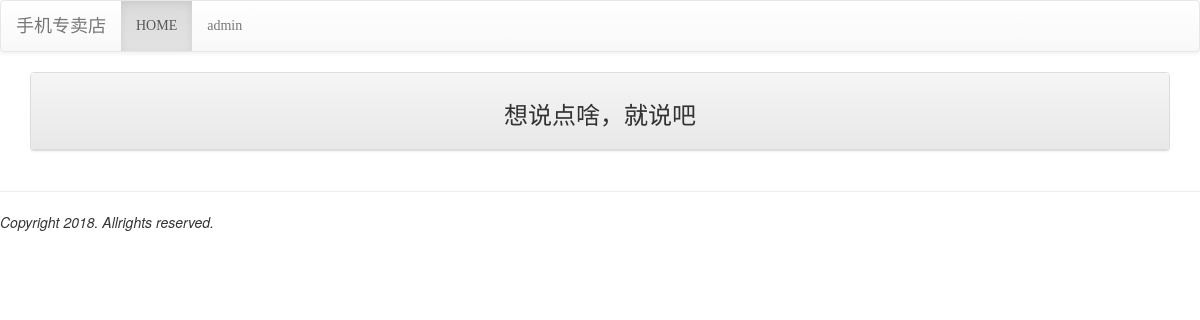
Page /flist/ on the earlier database version.
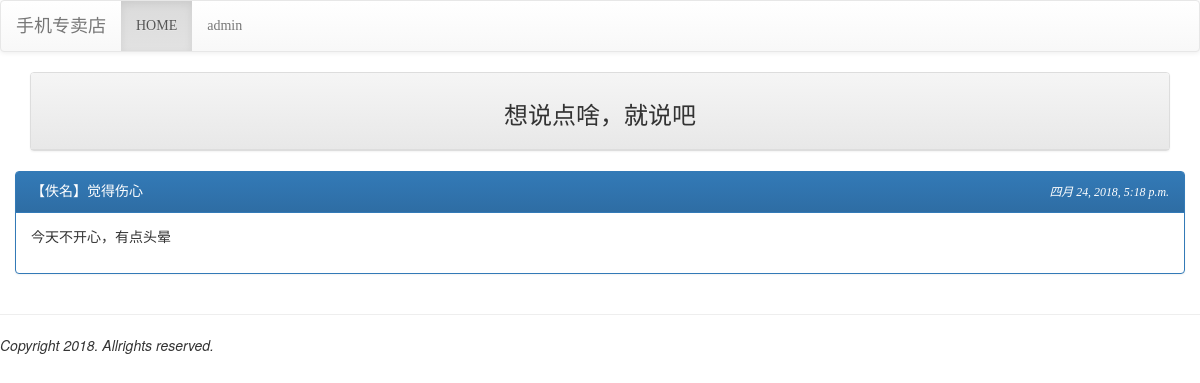
Same page on the later database version.
### mainsite/models.py (models this page shows, shortened)
class MPost(models.Model):
    mood=models.ForeignKey('Mood',on_delete=models.CASCADE)
    nickname=models.CharField('昵称',max_length=10,default='佚名')
    message=models.TextField('内容',null=False)
    del_pass=models.CharField(max_length=10)
    pub_time=models.DateTimeField(auto_now=True)
    enabled=models.BooleanField(default=False)

class Mood(models.Model):
    status=models.CharField('状态',max_length=10,null=False)
    def __str__(self):
        return self.status

### mainsite/views.py (the view)
# urls.py: url(r'^flist/$',views.flisting),
def flisting(request):
    template=get_template('flisting.html')
    posts=models.MPost.objects.filter(enabled=True).order_by('-pub_time')[:50]
    moods=models.Mood.objects.all()
    html=template.render(locals())
    return HttpResponse(html)

### templates/flisting.html (shortened to what this page needs)
<!DOCTYPE html>
{% extends 'pbase.html' %}
{% block content %}
<div class="container">
    <div class="row">
        <div class="col-md-12">
            <div class="panel panel-default">
                <div class="panel-heading" align="center">
                    <h3>想说点啥，就说吧</h3>
                </div>
            </div>
        </div>
    </div>
    {% for p in posts %}
    {% cycle '<div class="row"><div class="col-md-6">  </div>' '<div class="col-md-6">' %}
        <div class="panel {% cycle 'panel-primary' 'panel-info' 'panel-warning' 'panel-success' %} ">
            <div class="panel-heading">
                <table width="100%">
                    <tr>
                        <td>
                            【{{p.nickname }}】觉得{{p.mood}}
                        </td>
                        <td align="right">
                            <i><small>{{p.pub_time}}</small></i>
                        </td>
                    </tr>
                </table>
            </div>
            <div class="panel-body">{{ p.message | linebreaks }}</div>
        </div>
    </div>
    {% endfor %}
</div>
{% endblock %}

Differences in the rows shown:
added MPost: nickname "佚名", mood "伤心", pub_time "四月 24, 2018, 5:18 p.m.", message "今天不开心，有点头晕"
